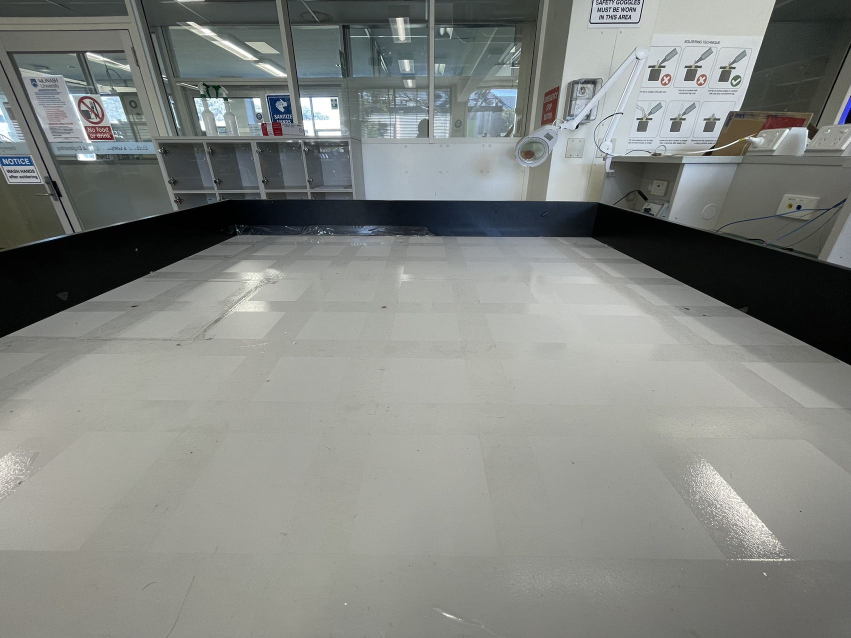
#> input picture Corner Detection/1.jpeg, 1702 x 1276 px (shown at 1/2 size)
$ python corner_detection.py
#> lines starting #> are read from the running program, lines starting #| are printed output that depends on the picture; after the words box and inside, x2 and y2 are one past the last pixel; in counts of white or black regions, pixels touching at a corner belong together; long printed decimals are rounded
#> further down, im is the input picture: shape (1276, 1702, 3); mean B, G, R 130, 133.8, 131

import numpy as np
import cv2
from matplotlib import pyplot as plt
import math

from picamera import PiCamera
from time import sleep


class DetectCorner:
    """
    Class module to detect corners and find angles
    """
    def __init__(self, robot_pos, arena_img):
        self.robot_pos = robot_pos
        self.corners = [[0,0],[0,0]]
        self.arena_img = arena_img

    def update_arena(self, time=1):
        camera = PiCamera()
        sleep(time)
        #camera.capture('/home/hanlinpi/Desktop/Project_4191/camera4.jpg')
        path = "Corner Detection/current.jpg"
        camera.capture(path)
        img = cv2.imread(path)
        img = cv2.resize(img, [2592, 1944])
        img = cv2.cv2Color(img, cv2.COLOR_BGR2GRAY)
        self.arena_img = img

    def get_corners(self):
        im = self.arena_img
        felt = (im >105)
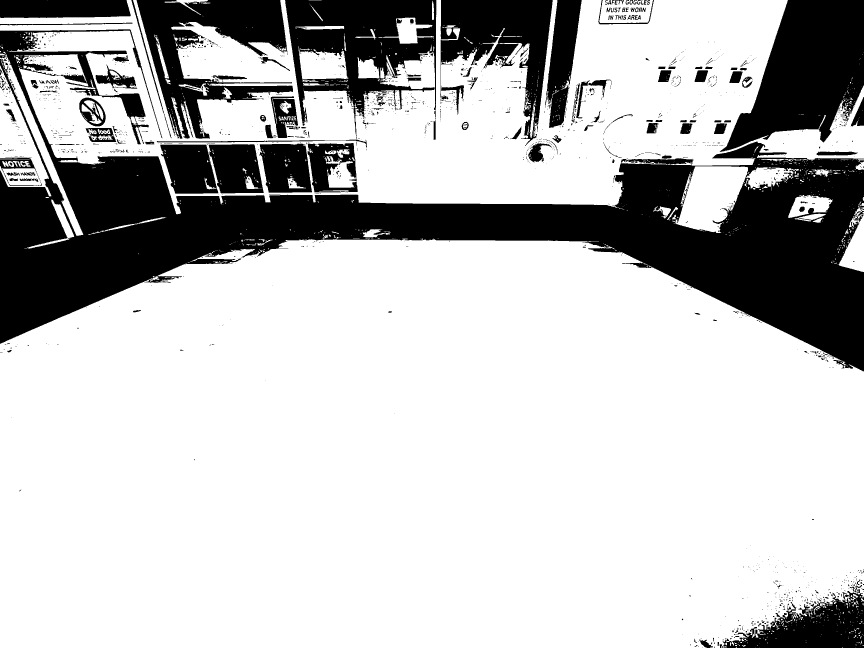
#> felt: shape (1944, 2592) bool (shown at 1/3 size); 75% white; 1731 black regions (1464 under 20 px), largest, box (x1, y1, x2, y2) and area: (0, 88, 2592, 1114) 698026, (2159, 0, 2592, 456) 114158, (855, 0, 1309, 417) 89421
        crop_line = float('nan')
        for i in range(felt.shape[0]):
            for j in range(felt.shape[1] - 800):
                if (np.sum(felt[i,j:j+800]) == 0):
                    crop_line = i
                    break
            if ~np.isnan(crop_line):
                break

        crop_image = felt[crop_line:,:]
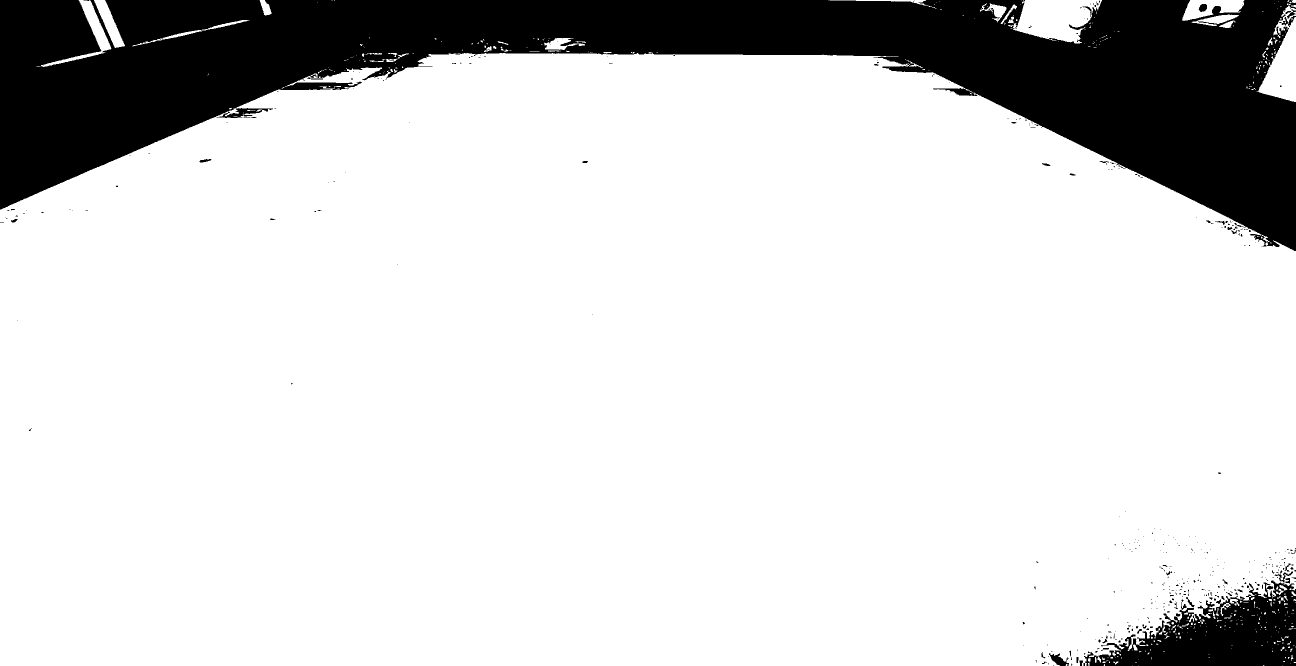
#> crop_image: shape (1332, 2592) bool (shown at 1/2 size); 83.4% white; 422 black regions (372 under 20 px), largest, box (x1, y1, x2, y2) and area: (0, 0, 2592, 502) 528575, (2168, 1161, 2592, 1332) 38383, (2098, 1306, 2138, 1332) 489

        edges = cv2.Canny(crop_image.astype(np.uint8)*255,100,200)
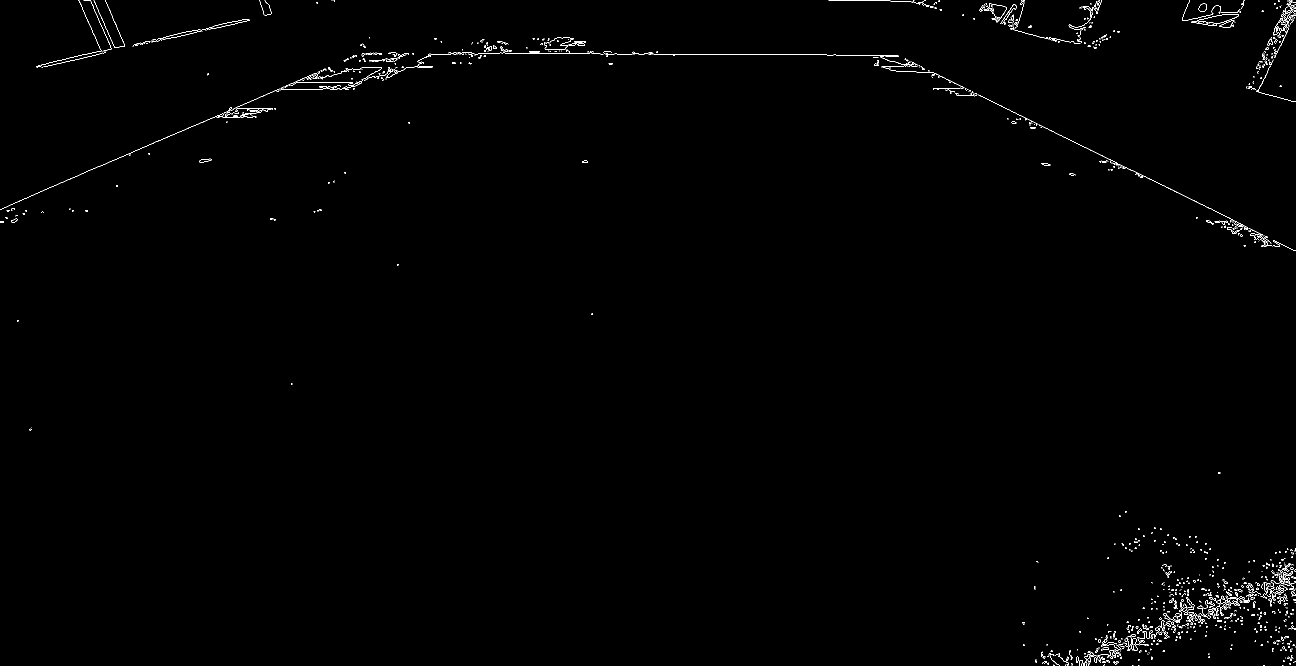
#> edges: shape (1332, 2592) (shown at 1/2 size); 0.53% white in thin lines or dots

        def ransac_line(image,N=1000,max_error=2, existing_line_threshold=5):

#> called with N = 5000, max_error = 2, existing_line_threshold = 100
            good_lines = []
            consensus_list = []

            points_x,points_y = np.where(edges>0)
#> points_x = 18282 values from 0 to 1331; points_y = 18282 values, max 2591 at index 365, min 0 at index 10669, mean 1778.7
            points_homog = np.vstack([points_x,points_y,np.ones(len(points_x))]).T

            for j in range(N):

                bins = np.random.choice(len(points_x),2,replace=False)

                line = np.cross(points_homog[bins[0],:],points_homog[bins[1],:])

                line = line/np.sqrt(line[0]**2 + line[1]**2)

                line = line.reshape(1,3)

                consensus = np.sum((np.abs(np.sum(line*points_homog,axis=-1)) <= max_error))

                if len(good_lines) > 0:


                    # Check if line already found by comparing intercepts
                    c_good = -np.vstack(good_lines)[:,2]/(np.vstack(good_lines)[:,0]+1e-19)
                    c_line = -line[0,2]/(line[0,0]+1e-19)

                    d = np.abs(c_good-c_line)
                    best_d = np.argmin(d)

                    # Check if line alread exists
                    if (np.min(d) < existing_line_threshold):
                        #if better than current consensus, replace line
                        if (np.sum(d<existing_line_threshold)==1)&(consensus > consensus_list[best_d]): # existing line
                            good_lines[best_d] = line
                            consensus_list[best_d] = consensus

                    else:
                        # less than 4 lines - add a new one
                        if len(good_lines) < 3:
                            good_lines.append(line)
                            consensus_list.append(consensus)
                        # more than four lines, replace if better than worst line consensus
                        elif (consensus > np.min(np.array(consensus_list))):
                            worst_consensus = np.argmin(np.array(consensus_list))
                            good_lines[worst_consensus] = line
                            consensus_list[worst_consensus] = consensus

                else:
                    good_lines.append(line)
                    consensus_list.append(consensus)
#> this loop made 5000 passes
#> (bins, line, consensus, c_good, c_line, d, best_d, worst_consensus) on passes 4, 6, 9, 13, 24, 56: ([2489, 9931], [[0.987, 0.163, -381]], 102, [-182.8, 150.9, 557.3], 386.1, [569, 235.3, 171.2], 2, 2), ([15298, 17680], [[0.963, 0.27, -1834.4]], 335, [-182.8, 150.9, 386.1], 1905.3, [2088.1, 1754.4, 1519.1], 2, 2), ([12062, 8852], [[0.904, -0.427, 27.81]], 145, [-182.8, 150.9, 1905.3], -30.75, [152.1, 181.6, 1936], 0, 0), ([17786, 16312], [[-0.843, -0.538, 2293.3]], 183, [-30.75, 150.9, 1905.3], 2719.7, [2750.4, 2568.8, 814.4], 2, 0), ([9101, 2882], [[-0.997, -0.0782, 261.2]], 191, [2719.7, 150.9, 1905.3], 262, [2457.7, 111.2, 1643.2], 1, 0), ([8869, 7636], [[0.899, -0.438, 686.1]], 683, [238.8, 110.8, 1905.3], -763, [1001.8, 873.9, 2668.3], 1, 0)
#> (bins, line, consensus, c_good, c_line, d, best_d) on passes 2, 3, 5, 7, 8, 10: ([6366, 5108], [[-0.999, -0.0395, 150.7]], 352, [-182.8], 150.9, [333.7], 0), ([7500, 8963], [[0.837, 0.547, -466.4]], 92, [-182.8, 150.9], 557.3, [740.1, 406.4], 1), ([1154, 8346], [[0.956, 0.293, -726.7]], 80, [-182.8, 150.9, 386.1], 760.1, [942.9, 609.2, 374], 2), ([13261, 3895], [[0.822, -0.569, 482.8]], 106, [-182.8, 150.9, 1905.3], -587.3, [404.4, 738.1, 2492.5], 0), ([9630, 8192], [[-0.977, -0.213, 701.8]], 31, [-182.8, 150.9, 1905.3], 718.3, [901.2, 567.5, 1186.9], 1), ([3203, 11586], [[0.327, 0.945, -337.6]], 23, [-30.75, 150.9, 1905.3], 1031.2, [1061.9, 880.3, 874.1], 2)

            return good_lines, consensus_list

        lines,consensus_list = ransac_line(edges,N=5000,max_error=2,existing_line_threshold=100)

        x = np.linspace(0,edges.shape[0]-1,edges.shape[0],dtype=int)

        intercepts = []
        for l1 in lines:
            for l2 in lines:

                point = np.cross(l1,l2)
                point = point/(point[0,2]+1e-19)

                if (point[0,0]>0)&(point[0,1]>0)&(point[0,0]<edges.shape[0])&(point[0,1]<edges.shape[1]):
                    intercepts.append(point)
#> this loop made 3 passes
#> l1 on passes 1 to 3: [[-0.897, 0.442, -694.1]], [[1, -0.0042, -102.9]], [[0.919, 0.395, -384.1]]

        intercepts = np.unique(np.vstack((intercepts)),axis=0)
        intercepts = intercepts[np.argsort(intercepts[:,0]),:]
        intercepts = np.int0(intercepts[:,:-1])
        intercepts[0,0] = intercepts[0,0]+crop_line
        intercepts[1,0] = intercepts[1,0]+crop_line

        print(intercepts)
#| [[ 717  726]
#|  [ 722 1795]]
        self.corners = intercepts

    def get_corner_angle(self, corner_no):
        """
        Corner points: [x, y]
        """
#> called with corner_no = 0
        robot_position = self.robot_pos
        corner = self.corners[corner_no]

        # Vector from robot pos to corner
        robot_to_corner_vec = (robot_position[0]-corner[0], robot_position[1]-corner[1])

        # Angle between robot pos and corner
        angle_rad = math.atan2(robot_to_corner_vec[1], robot_to_corner_vec[0])

        # Convert the angle from radians to degrees
        angle_deg = math.degrees(angle_rad)
        print(f"Angle between robot pos {robot_position} and corner {corner} is {angle_deg}")
#| Angle between robot pos (1250, 1250) and corner [717 726] is 44.512


if __name__ == "__main__":
    im = cv2.imread('1.jpeg')
    im = cv2.resize(im, [2592, 1944])
    im = cv2.cvtColor(im,cv2.COLOR_BGR2GRAY)

    robot_pos = (1250, 1250)
    corner_detector = DetectCorner(robot_pos, im)
    corner_detector.get_corners()
    corner_detector.get_corner_angle(0)
